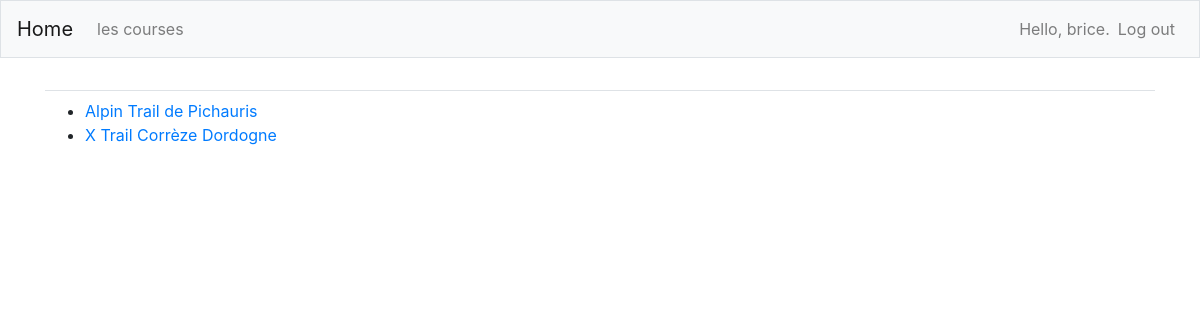
Page /races/race_list (signed in) on the earlier database version.
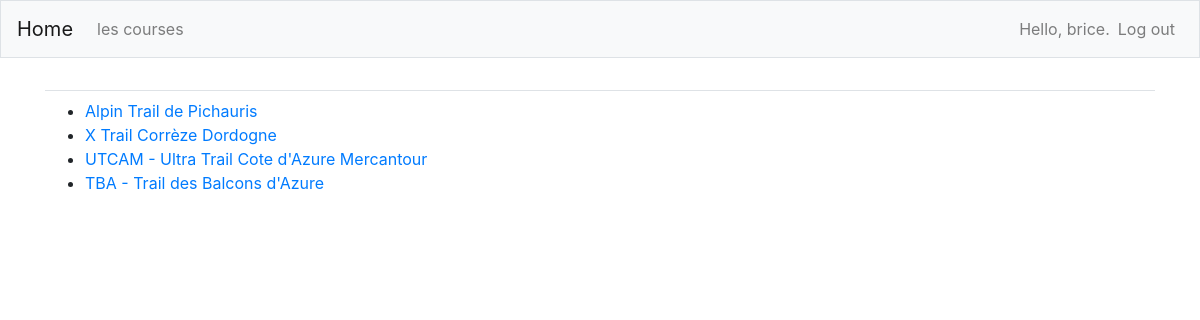
Same page on the later database version.
### races/models.py (models this page shows, shortened)
class Race(models.Model):
    name = models.CharField(max_length = 100)
    date = models.DateField(default=date.today())
    category = models.CharField(max_length = 50)
    class category(models.TextChoices):
        TRAIL = 'TR', _('Trail')
        ULTRA = 'UL', _('Ultra')
        MARATHON = 'MA', _('Marathon')
        SEMI = 'SE', _('Semi')
        AUTRE = 'AU', _('Autre')
    category = models.CharField(
        max_length=2,
        choices = category.choices,
        default = category.TRAIL,
    )
    distance = models.SmallIntegerField()
    deniv = models.SmallIntegerField()
    time = models.CharField(max_length = 8)
    date_added = models.DateTimeField(auto_now_add = True)
    def __str__(self):
        return self.name

### races/views.py (the view)
# urls.py: path('race_list', views.race_list, name='race_list'),
@login_required
def race_list(request):
    races_list = Race.objects.order_by('-date')
    context = {'races_list': races_list}
    return render(request, 'races/race_list.html', context)

### races/templates/races/race_list.html
{% extends "races/base.html" %}
{% block content %}
{% if races_list %}
    <ul>
    {% for race in races_list %}
        <li><a href="/races/{{ race.id }}/">{{ race }}</a></li>
    {% endfor %}
    </ul>
{% else %}
    <p>No race are available.</p>
{% endif %}
{% endblock content %}

### races/templates/races/base.html (shortened to what this page needs)
{% load bootstrap4 %}
<!doctype html>
<html lang="en">
<head>
  {% bootstrap_css %}
</head>
<body>
    <nav class="navbar navbar-expand-md navbar-light bg-light mb-4 border">
    <a class="navbar-brand" href="{% url 'races:index'%}">Home</a>
    <div class="collapse navbar-collapse" id="navbarCollapse">
      <ul class="navbar-nav mr-auto">
        <li class="nav-item">
          <a class="nav-link" href="{% url 'races:race_list'%}">les courses</a>
        </li>
      </ul>
      <ul class="navbar-nav ml-auto">
        {% if user.is_authenticated %}
            <li class="nav-item">
                <span class="navbar-text">Hello, {{ user.username }}.</span>
            </li>
            <li class="nav-item">
                <a class="nav-link" href="{% url 'users:logout' %}">Log out</a>
            </li>
        {% else %}
            <li class="nav-item">
                <a class="nav-link" href="{% url 'users:login' %}">Log in</a>
            </li>
        {% endif %}
      </ul>
    </div>
  </nav>
  <main role="main" class="container">
    <div class="pb-2 mb-2 border-bottom">
    </div>
    <div>
      {% block content %}{% endblock content %}
    </div>
  </main>
</body>
</html>

Differences in the rows shown:
added Race: name "UTCAM - Ultra Trail Cote d'Azure Mercantour"
added Race: name "TBA - Trail des Balcons d'Azure"
